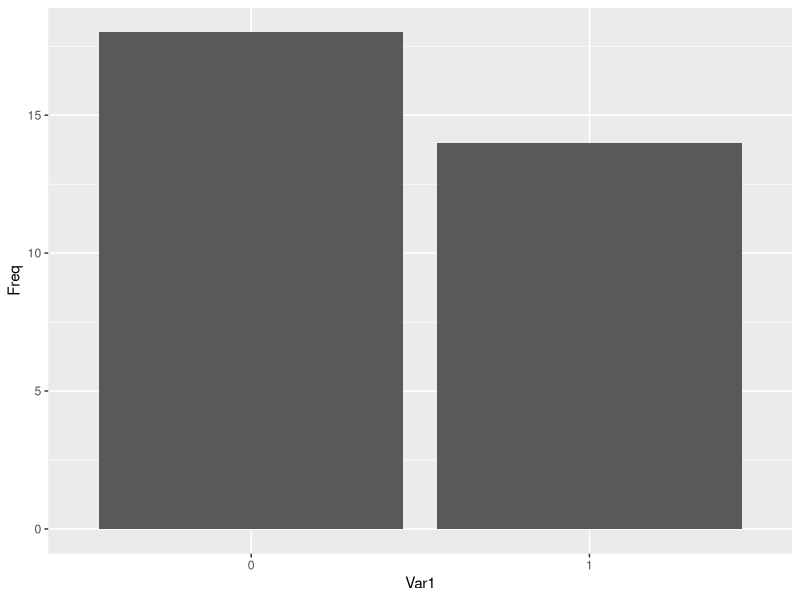
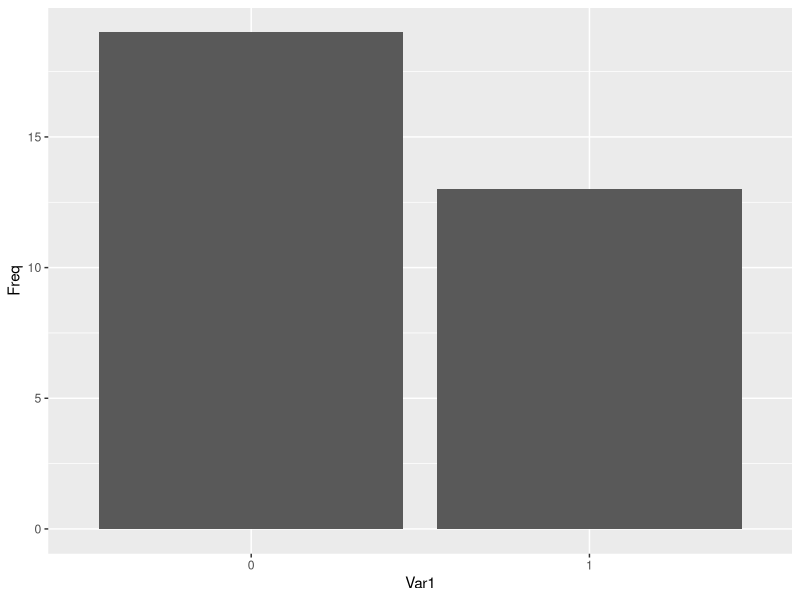
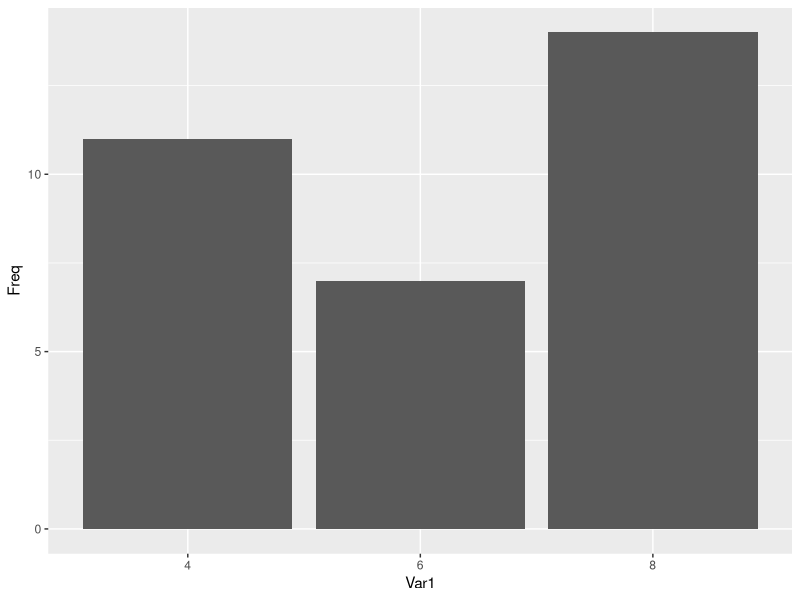
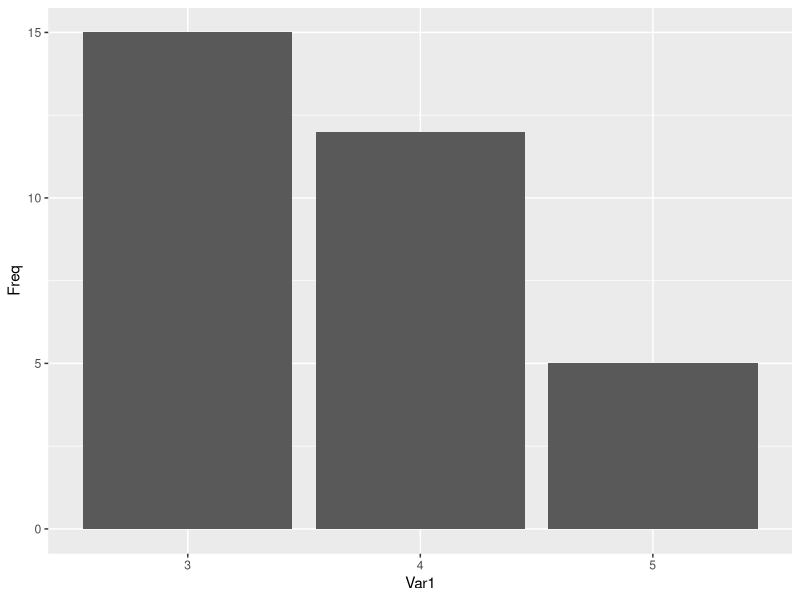
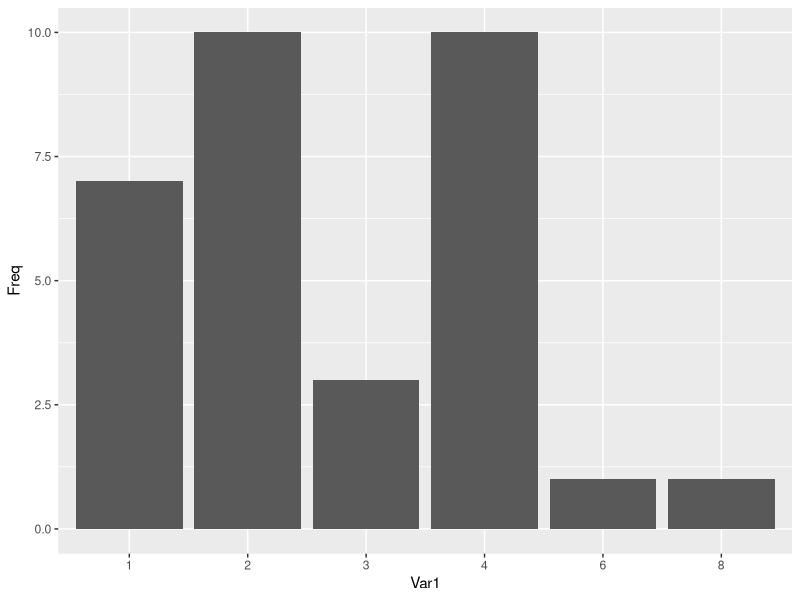
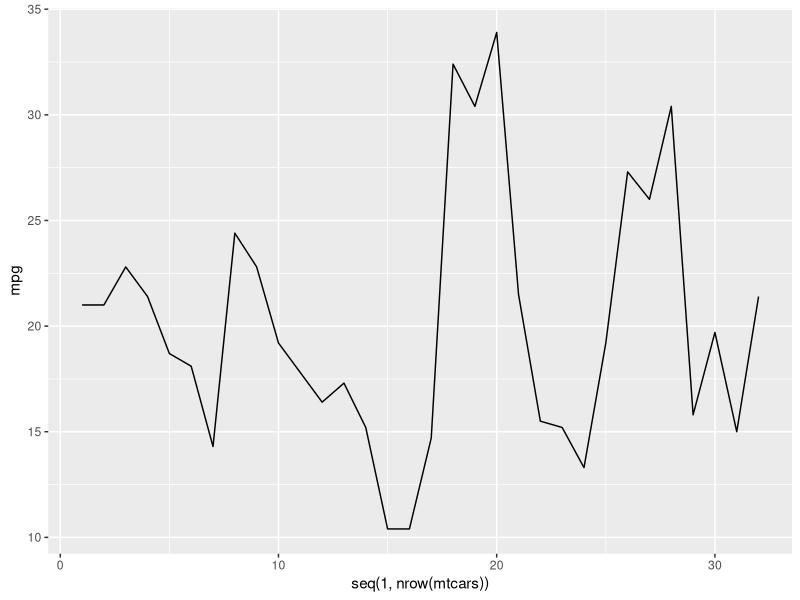
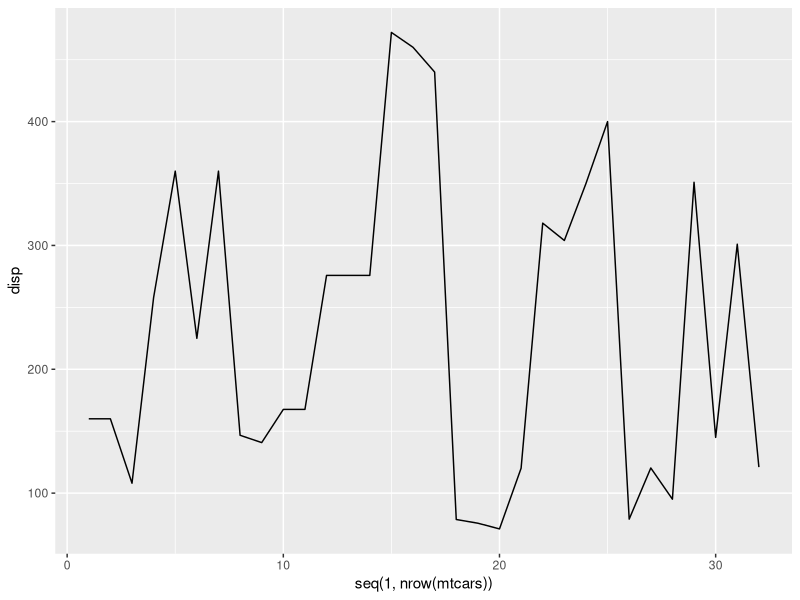
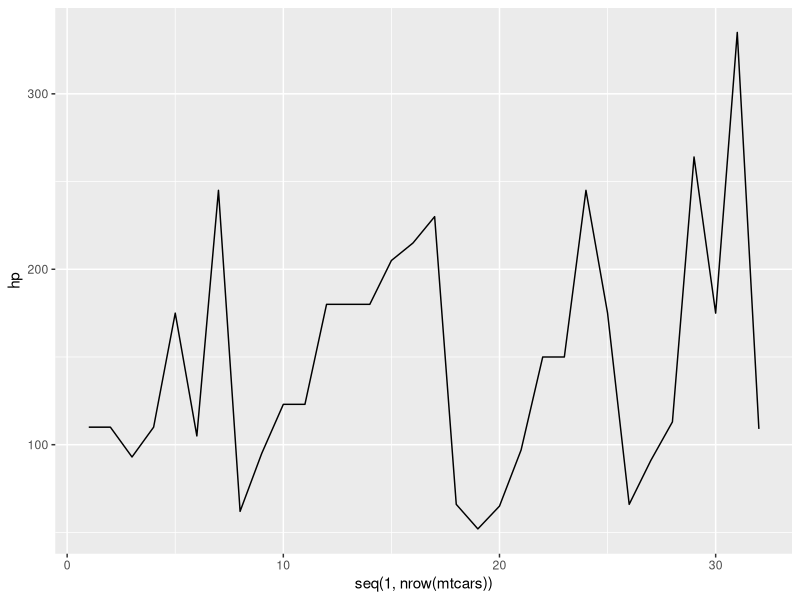

The R source for these figures, in order: (Note: this script raises an error after producing the figures.)


##Get the data
mtcars
##Get the dimension of the data
dim(mtcars)
##Get the names of the features 
names(mtcars)

##get the type of attribute of the features
str(mtcars)
##first five rows
head(mtcars)
##last five rows
tail(mtcars)
# To get more information about the dataset
?mtcars
##data preprocessing

#To see the number of rows
nrow(mtcars)

# To see the number of columns
ncol(mtcars)

# To perform the 5 number summary on the entire dataset
summary(mtcars)


# for the miles per gallon(mpg) data
mode_mpg <- names(sort(-table(mtcars$mpg)))[1]
mode_mpg
paste("the mode of the miles per gallon is", mode_mpg)  

#for the cylinder(cyl) data
mode_cyl <- names(sort(-table(mtcars$cyl)))[1]
mode_cyl
paste("the mode of the cylinder is", mode_cyl)  

#for the displacement data
mode_disp <- names(sort(-table(mtcars$disp)))[1]
mode_disp
paste("the mode of the displacement is", mode_disp)  

#for the gross horsepower data
mode_hp <- names(sort(-table(mtcars$hp)))[1]
mode_hp    
paste("the mode of the Horsepower is", mode_hp)  

#for the rear axle ratio (drat)
mode_drat <- names(sort(-table(mtcars$drat)))[1]
mode_drat
paste("the mode of the rear axle ratio is", mode_drat)  

#for the weight
mode_wt <- names(sort(-table(mtcars$wt)))[1]
mode_wt
paste("the mode of the weight is", mode_wt)  

#for the 1/4 mile time
mode_qsec <- names(sort(-table(mtcars$qsec)))[1]
mode_qsec
paste("the mode of the quarter mile is", mode_qsec)  

#for the engine
mode_vs <- names(sort(-table(mtcars$vs)))[1]
mode_vs
paste("the mode for the engine type is", mode_vs)    

#for the transmission
mode_am <- names(sort(-table(mtcars$am)))[1]
mode_am
paste("the most automatic transmission type is", mode_am)    

#for the number of forward gears
mode_gear <- names(sort(-table(mtcars$gear)))[1]
mode_gear
paste("the mode for the number of forward gear is", mode_gear)    

#for the number of carburetors
mode_carb <- names(sort(-table(mtcars$carb)))[1]
mode_carb
paste("the mode for the number of carburetors is", mode_carb)  


mtcars$vs = factor(mtcars$vs)
mtcars$am = factor(mtcars$am)
mtcars$cyl = factor(mtcars$cyl)
mtcars$gear = factor(mtcars$gear)
mtcars$carb = factor(mtcars$carb)
str(mtcars)


###counting
table(mtcars$vs)
table(mtcars$am)
table(mtcars$cyl)
table(mtcars$gear)
table(mtcars$carb)


##summary
summary(mtcars$mpg)
summary(mtcars$disp)
summary(mtcars$drat)
summary(mtcars$wt)
summary(mtcars$hp)
summary(mtcars$qsec)

#library
library('ggplot2')

#barchart categorical features
ggplot(as.data.frame(table(mtcars$vs)), aes(x = Var1, y = Freq))+geom_bar(stat = 'identity')
ggplot(as.data.frame(table(mtcars$am)), aes(x = Var1, y = Freq))+geom_bar(stat = 'identity')
ggplot(as.data.frame(table(mtcars$cyl)), aes(x = Var1, y = Freq))+geom_bar(stat = 'identity')
ggplot(as.data.frame(table(mtcars$gear)), aes(x = Var1, y = Freq))+geom_bar(stat = 'identity')
ggplot(as.data.frame(table(mtcars$carb)), aes(x = Var1, y = Freq))+geom_bar(stat = 'identity')

#line chart for numerical data
ggplot(data = mtcars, aes(x = seq(1, nrow(mtcars)), y = mpg)) + geom_line(aes(group = 1))
ggplot(data = mtcars, aes(x = seq(1, nrow(mtcars)), y = disp)) + geom_line(aes(group = 1))
ggplot(data = mtcars, aes(x = seq(1, nrow(mtcars)), y = hp)) + geom_line(aes(group = 1))
ggplot(data = mtcars, aes(x = seq(1, nrow(mtcars)), y = drat)) + geom_line(aes(group = 1))
ggplot(data = mtcars, aes(x = seq(1, nrow(mtcars)), y = wt)) +geom_line(aes(group = 1))
ggplot(data = mtcars, aes(x = seq(1, nrow(mtcars)), y = qsec)) + geom_line(aes(group = 1))


##histogram
ggplot(data = mtcars, aes(x = mpg)) + geom_histogram(binwidth = .5)
ggplot(data = mtcars, aes(x = disp)) + geom_histogram(binwidth = .5)
ggplot(data = mtcars, aes(x = hp)) + geom_histogram(binwidth = .5)
ggplot(data = mtcars, aes(x = drat)) + geom_histogram(binwidth = .5)
ggplot(data = mtcars, aes(x = wt)) + geom_histogram(binwidth = .5)
ggplot(data = mtcars, aes(x = qsec)) + geom_histogram(binwidth = .5)


###boxplot
ggplot(mtcars, aes(x = factor(mtcars$vs), y = mpg)) + geom_boxplot()
ggplot(mtcars, aes(x = factor(mtcars$carb), y = disp)) + geom_boxplot()
ggplot(mtcars, aes(x = factor(mtcars$vs), y = hp)) + geom_boxplot()
ggplot(mtcars, aes(x = factor(mtcars$vs), y = drat)) + geom_boxplot()
ggplot(mtcars, aes(x = factor(mtcars$vs), y = wt)) + geom_boxplot()
ggplot(mtcars, aes(x = factor(mtcars$vs), y = qsec)) + geom_boxplot()


####scatterplots
ggplot(mtcars, aes(x = mpg, y = disp )) + geom_point(shape = 1)
ggplot(mtcars, aes(x = mpg, y = disp, color = factor(mtcars$vs))) + geom_point(shape = 1)

#### Correlation plot for the mcars dataset

M <- cor(mtcars)
corrplot::corrplot(M,  method = 'square') 
corrplot(M, type = "lower")  
corrplot.mixed(M, lower.col = "black", number.cex = .9)